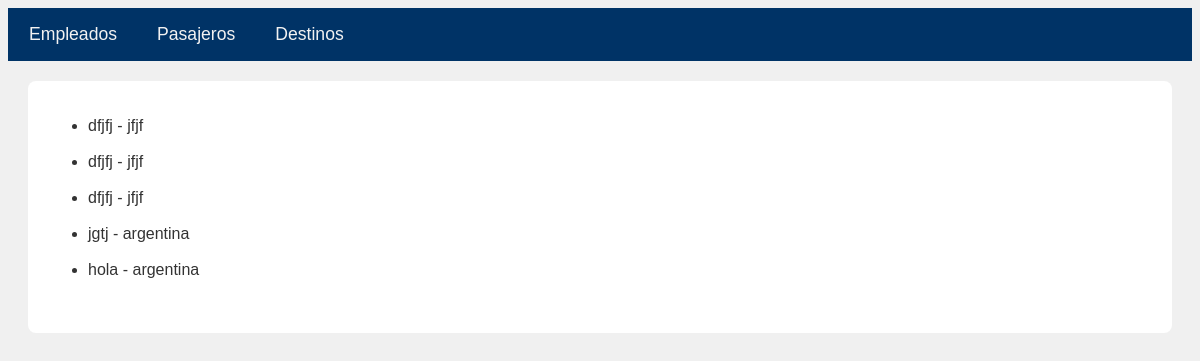
Before: /destinos/lista/ with the older database file.
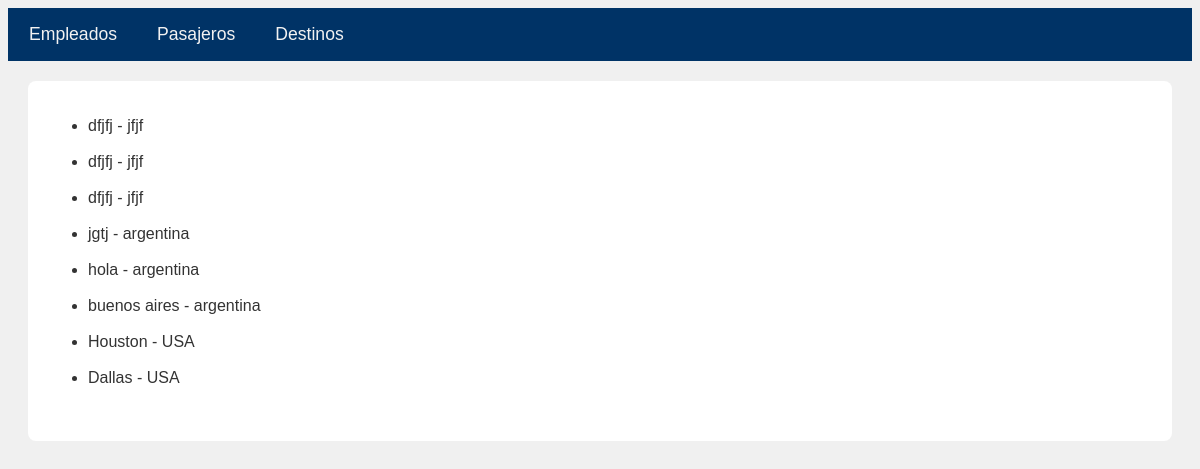
After: the same page with the newer database file.
### destinos/models.py (models this page shows, shortened)
class Destinos(models.Model):
    ciudad = models.CharField(max_length=50)
    pais = models.CharField(max_length=50)

### destinos/views.py (the view)
# urls.py: path('lista/', lista_destinos, name='lista-destinos'),
def lista_destinos(request):
    modelos = Destinos.objects.all()
    contexto = {
        "destinos": modelos
    }
    return render(request, 'destinos/lista-destinos.html', context=contexto)

### destinos/templates/destinos/lista-destinos.html (shortened to what this page needs)
{% extends 'destinos/base.html' %}
{% block aerolinea %}
<div>
    <ul>
        {% for destinos in destinos %}
            <li>{{ destinos.ciudad }} - {{destinos.pais}} </li>
        {% endfor %}
    </ul>
</div>
{% endblock %}

Changed rows visible on the page:
added Destinos: ciudad "buenos aires", pais "argentina"
added Destinos: ciudad "Houston", pais "USA"
added Destinos: ciudad "Dallas", pais "USA"
